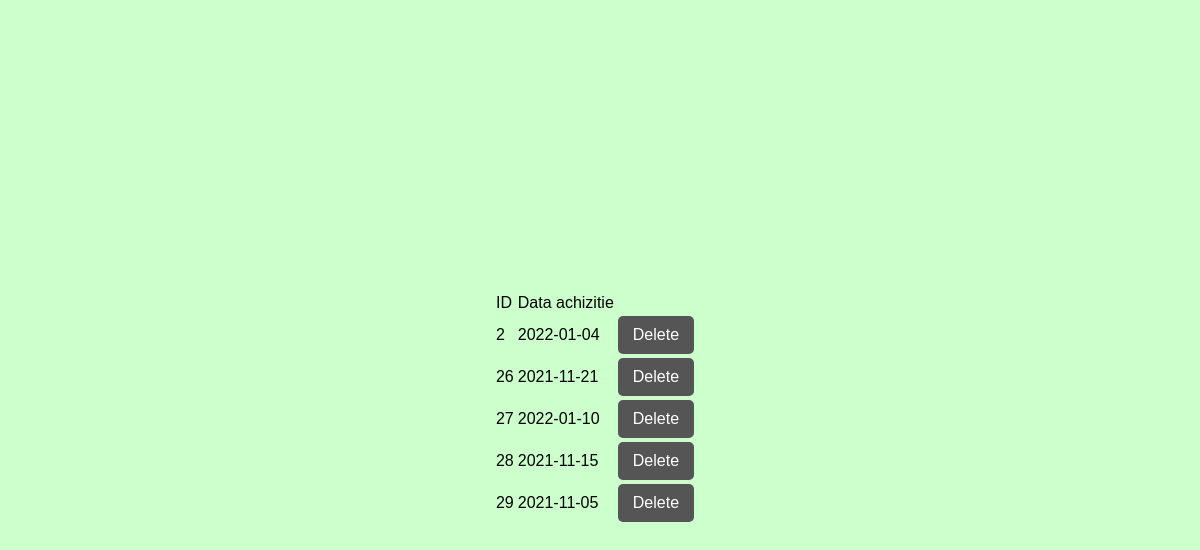
Screenshot of /stergere_comenzi.php with the database file from the repository.
### tables this page shows
CREATE TABLE `comenzi` (
  `comandaID` int(11) NOT NULL,
  `clientID` int(11) NOT NULL,
  `data_achizitie` date NOT NULL,
  `Mod_plata` varchar(30) NOT NULL,
  `stare_comanda` varchar(30) NOT NULL,
  `pret_comanda` float NOT NULL
);

### stergere_comenzi.php (the view, shortened to what this page needs)
<?php
include "config.php";
$result = mysqli_query($con,"SELECT * FROM Comenzi");
?>
<!DOCTYPE html>
<html>
<head>
<link rel="stylesheet" href="style.css">
</head>
<body>
<table>
	<tr>
	<td>ID</td>
	<td>Data achizitie</td>
	</tr>
	<?php
	while($row = mysqli_fetch_array($result)) {
	?>
	<td><?php echo $row["comandaID"]; ?></td>
	<td><?php echo $row["data_achizitie"]; ?></td>
	<td><a href="procesare_stergere_comenzi.php?comandaID=<?php echo $row["comandaID"]; ?>">Delete</a></td>
	<?php
	}
	?>
</table>
</body>
</html>

### style.css (style rules this page uses)
body { background: #ccffcc; display: flex; justify-content: center; align-items: center; height: 100vh; flex-direction: column; }
* { font-family: sans-serif; box-sizing: border-box; }
a { float: right; background: #555; padding: 10px 15px; color: #fff; border-radius: 5px; margin-right: 10px; border: none; text-decoration: none; }

### rows the page displays
comenzi: comandaID "2", data_achizitie "2022-01-04"
comenzi: comandaID "26", data_achizitie "2021-11-21"
comenzi: comandaID "27", data_achizitie "2022-01-10"
comenzi: comandaID "28", data_achizitie "2021-11-15"
comenzi: comandaID "29", data_achizitie "2021-11-05"
